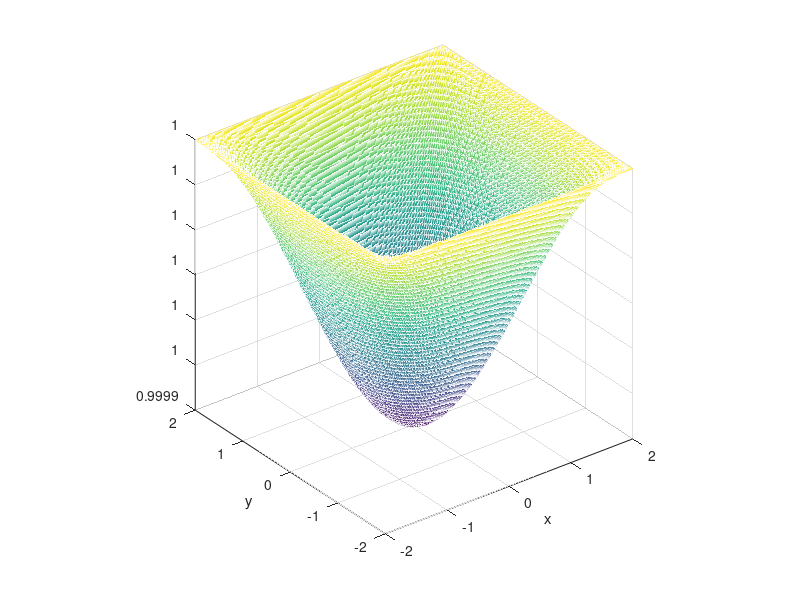

Write MATLAB code to recreate this figure.
clear all;
close all;

load heat_solution.dat

  sol = heat_solution(:,3);

  dimensions = size(sol);
  nnodes     = dimensions(1);
  nx         = sqrt(nnodes);
  ny         = nx;

  SOL = reshape(sol,ny,nx);

  x = -2:(4.0/(nx-1)):2;
  y = -2:(4.0/(ny-1)):2;
  [X,Y] = meshgrid(x,y);

mesh(X,Y,SOL)
set(gca,'PlotBoxAspectRatio',[1,1,1])
xlabel('x')
ylabel('y')
